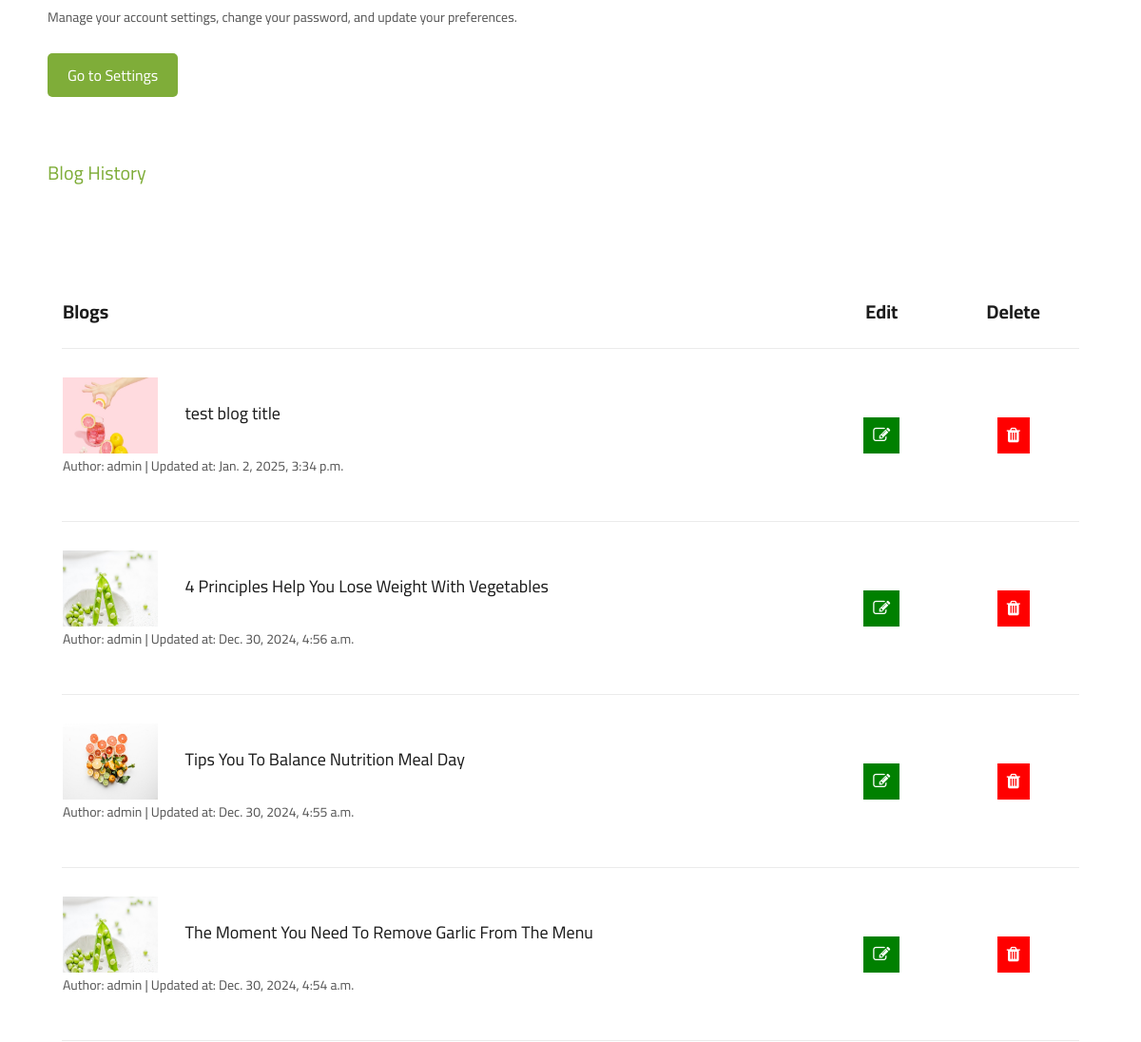
Before: /account/profile/ (signed in, middle part) with the older database file.
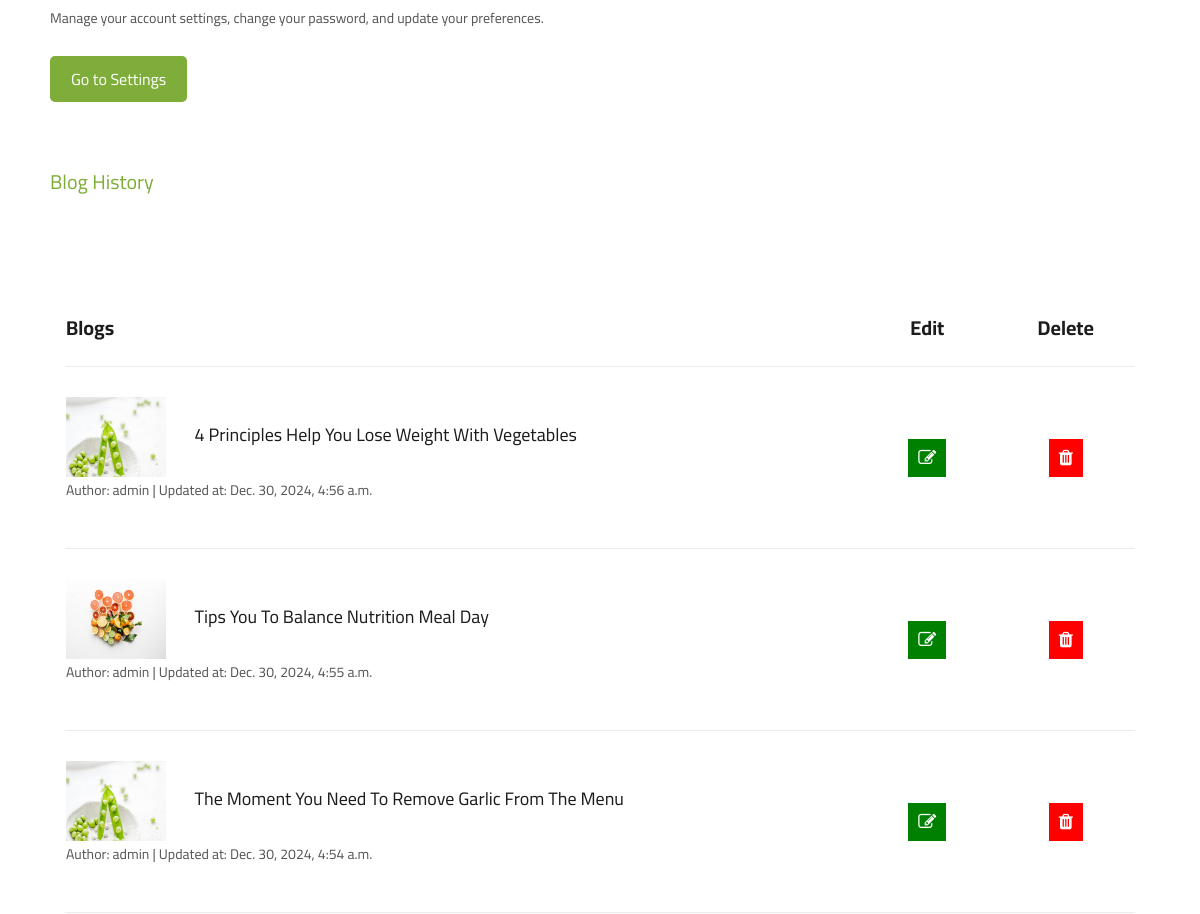
After: the same page with the newer database file.
### blog/models.py (models this page shows, shortened)
class BlogModel(models.Model):
    title = models.CharField(max_length=255)
    blog_category = models.ForeignKey(BlogCategory, on_delete=models.CASCADE)
    author = models.ForeignKey(UserAccount, on_delete=models.PROTECT)
    blog_img = models.ImageField(upload_to='blog/images', blank=True, null=True)
    blog_thumb = models.ImageField(upload_to='blog/thumbnails', blank=True, null=True)
    blog_body = models.TextField()
    created_at = models.DateTimeField(auto_now_add=True)
    edited_at = models.DateTimeField(auto_now_add=True)

### accounts/models.py (models this page shows, shortened)
class UserAccount(AbstractBaseUser):
    profile_picture = models.ImageField(upload_to='profile/img', null=True, blank=True)
    first_name = models.CharField(max_length=20)
    last_name = models.CharField(max_length=20)
    username = models.CharField(max_length=20, unique=True)
    email = models.EmailField(max_length=50, unique=True)
    phone = models.CharField(max_length=15)
    address = models.CharField(max_length=255)
    city = models.CharField(max_length=50)
    country = models.CharField(max_length=20)
    birth_date = models.DateField(null=True, blank=True)
    date_joined     = models.DateTimeField(auto_now_add=True)
    last_login      = models.DateTimeField(auto_now_add=True)
    is_admin        = models.BooleanField(default=False)
    is_staff        = models.BooleanField(default=False)
    is_active        = models.BooleanField(default=False)
    USERNAME_FIELD = 'username'
    REQUIRED_FIELDS = ['first_name', 'last_name', 'email', 'city', 'country']
    objects = UserAccountManager()
    def full_name(self):
        return f'{self.first_name} {self.last_name}'
    def __str__(self):
        return self.username

### accounts/views.py (the view)
# urls.py: path('profile/', views.user_profile_page, name='profile_page'),
def user_profile_page(request):
    html_template_name = 'accounts/profile.html'
    current_user = request.user
    if current_user.is_authenticated:
        user_info = UserAccount.objects.get(username=current_user)
        get_blogs = BlogModel.objects.filter(author=current_user).order_by('-edited_at')
    context = {
        'info': user_info,
        'user_blogs': get_blogs,
    }
    return render(request, html_template_name, context)

### cart/models.py (called while the page is built)
    def sub_total(self):
        return self.quantity * self.price

### processors/cart_product_count.py (called while the page is built)
def product_in_cart_count(request):
    product_count = 0
    current_user = request.user
    try:
        if current_user.is_authenticated:
            all_cart_products = CartProduct.objects.all().filter(user=current_user)
            product_count = all_cart_products.count()
    except CartProduct.DoesNotExist:
        product_count = 0
    return dict(counter = product_count)

### processors/make_newsletter_form_available.py (called while the page is built)
def newsletter_for_all_app(request):
    return {'newsletter_form': NewsLetterForm()}

### processors/money_counter.py (called while the page is built)
def cart_total(request):
    try:
        current_user = request.user
        if current_user.is_authenticated:
            cart = CartProduct.objects.filter(user=current_user)
            total = 0
            for item in cart:
                total += item.sub_total()
            tax = total * 0.1
            total += tax
        else:
            total = 0
    except CartProduct.DoesNotExist:
        total = 0
    return {'cart_total': total}

### templates/accounts/profile.html (shortened to what this page needs)
{% extends 'index.html' %}
{% load static %}
{% block content %}
</head>
<body>
  <div class="container">
    <div class="profile-content">
      <br>
      <br>
      <div id="settings" class="section">
        <br>
        <p>Manage your account settings, change your password, and update your preferences.</p>
        <a href="{% url 'account:settings_page'%}" class="btn">Go to Settings</a>
      </div>
      <br>
      <br>
      <div id="" class="section">
        <h2>Blog History</h2>
        <br>
        <section class="shoping-cart spad">
          <div class="container">
              <div class="row">
                  <div class="col-lg-12">
                      <div class="shoping__cart__table">
                          <table>
                              <thead>
                                  <tr>
                                      <th class="shoping__product">Blogs</th>
                                      <th>Edit</th>
                                      <th>Delete</th>
                                  </tr>
                              </thead>
                              <tbody>
                              {% if user_blogs %}
                                {% for blog in user_blogs %}
                                  <tr>
                                      <td class="shoping__cart__item">
                                          <img src="{{ blog.blog_thumb.url }}" style="width:100px; height:80px;"  alt="">
                                          <a href="{% url 'blog:blog_details' blog.id %}"><h5>{{ blog.title }}</h5></a>
                                          <p>Author: {{ blog.author }} | Updated at: {{ blog.edited_at }}</p>
                                      </td>
                                      <td class="shoping__cart__total">
                                          <a href="{% url 'blog:update_blog' blog.id %}" class="fa fa-pencil-square-o" style="background-color: green; color: white; border: none; padding: 10px 10px;"></a>
                                      </td>
                                      <td class="shoping__cart__total">
                                          <a href="{% url 'blog:delete_blog' blog.id %}" class="fa fa-trash" style="background-color: red; color: white; border: none; padding: 10px 10px;"></a>
                                      </td>
                                  </tr>
                                    {% endfor %}
                                  {% endif %}
                              </tbody>
                          </table>
                      </div>
                  </div>
              </div>
          </div>
      </section>
    </div>
      <br>
    </div>
  </div>
</body>
</html>
{% endblock %}

Changed rows visible on the page:
removed BlogModel: blog_thumb (picture), title "test blog title", author "admin", edited_at "Jan. 2, 2025, 3:34 p.m."
